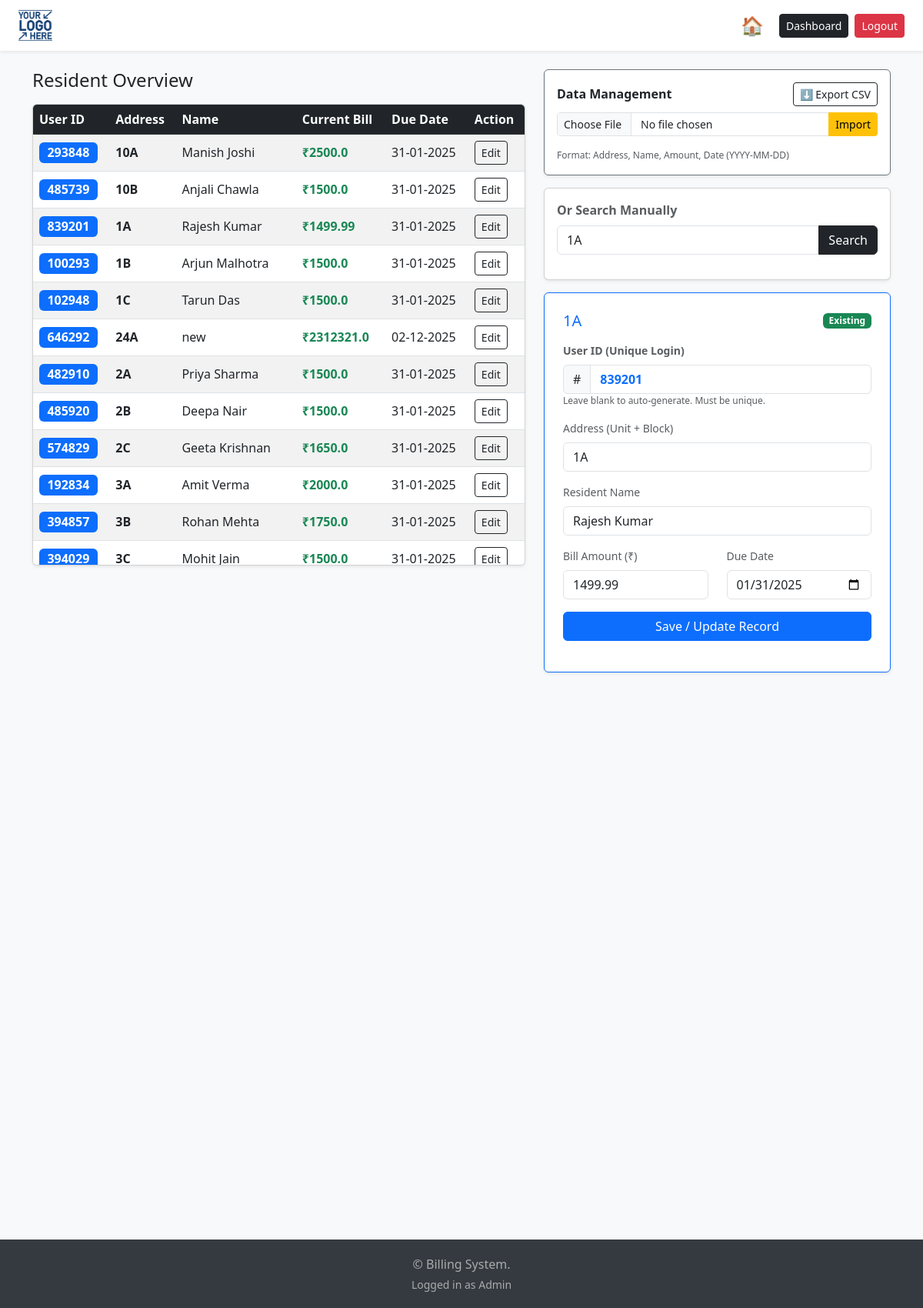
Screenshot of /dashboard?select_address=1A (signed in) with the database file from the repository.
### tables this page shows
CREATE TABLE bills (
            bill_id INTEGER PRIMARY KEY AUTOINCREMENT,
            address TEXT UNIQUE, 
            amount REAL,
            due_date TEXT,
            FOREIGN KEY(address) REFERENCES residents(address)
        );

CREATE TABLE residents (
            address TEXT PRIMARY KEY,
            name TEXT NOT NULL,
            uid TEXT UNIQUE NOT NULL
        );

### app.py (the view)
@app.route('/dashboard', methods=['GET', 'POST'])
@login_required
def dashboard():
    conn = get_db_connection()
    all_residents = conn.execute('''
        SELECT r.address, r.name, r.uid, b.amount, b.due_date
        FROM residents r
        LEFT JOIN bills b ON r.address = b.address
        ORDER BY r.address ASC
    ''').fetchall()
    resident = None
    current_bill = None
    search_term = ""
    if request.method == 'POST':
        search_term = request.form.get('address', '').strip().upper()
    elif request.args.get('select_address'):
        search_term = request.args.get('select_address').strip().upper()
    if search_term:
        resident = conn.execute('SELECT * FROM residents WHERE address = ?', (search_term,)).fetchone()
        current_bill = conn.execute('SELECT * FROM bills WHERE address = ?', (search_term,)).fetchone()
        if not resident and request.method == 'POST':
            flash(f'Address "{search_term}" not found. You can add it below.', 'info')
    conn.close()
    return render_template('dashboard.html',
                         all_residents=all_residents, # New data for the table
                         resident=resident,
                         bill=current_bill,
                         search_term=search_term)

### app.py (called while the page is built)
@login_manager.user_loader
def load_user(user_id):
    conn = sqlite3.connect(DB_NAME)
    c = conn.cursor()
    c.execute("SELECT * FROM admins WHERE id=?", (user_id,))
    res = c.fetchone()
    conn.close()
    if res:
        return User(id=res[0], username=res[1])
    return None

def get_db_connection():
    conn = sqlite3.connect(DB_NAME)
    conn.row_factory = sqlite3.Row
    return conn

@app.template_filter('indian_date')
def indian_date_filter(value):
    if not value:
        return '-'
    try:
        return datetime.strptime(value, '%Y-%m-%d').strftime('%d-%m-%Y')
    except ValueError:
        return value

### templates/dashboard.html (shortened to what this page needs)
{% extends "base.html" %}
{% block content %}
<div class="row">
    <div class="col-md-7">
        <h4 class="mb-3">Resident Overview</h4>
        <div class="card p-0 shadow-sm" style="max-height: 600px; overflow-y: auto;">
            <table class="table table-hover table-striped mb-0">
                <thead class="table-dark sticky-top">
                    <tr>
                        <th>User ID</th>
                        <th>Address</th>
                        <th>Name</th>
                        <th>Current Bill</th>
                        <th>Due Date</th>
                        <th>Action</th>
                    </tr>
                </thead>
                <tbody>
                    {% for row in all_residents %}
                    <tr class="align-middle">
                        <td>
                            {% if row['uid'] %}
                                <span class="badge bg-primary fs-6">{{ row['uid'] }}</span>
                            {% else %}
                                <span class="badge bg-danger">Missing</span>
                            {% endif %}
                        </td>
                        <td class="fw-bold">{{ row['address'] }}</td>
                        <td>{{ row['name'] }}</td>
                        <td>
                            {% if row['amount'] %}
                                <span class="text-success fw-bold">₹{{ row['amount'] }}</span>
                            {% else %}
                                <span class="badge bg-secondary">No Bill</span>
                            {% endif %}
                        </td>
                        <td>{{ row['due_date'] | indian_date }}</td>
                        <td>
                            <a href="{{ url_for('dashboard', select_address=row['address']) }}"
                            class="btn btn-sm btn-outline-dark">Edit</a>
                        </td>
                    </tr>
                    {% else %}
                    <tr>
                        <td colspan="6" class="text-center py-4 text-muted">No residents found.</td>
                    </tr>
                    {% endfor %}
                </tbody>
            </table>
        </div>
    </div>
   <div class="col-md-5">
        <div class="sticky-top" style="top: 20px; z-index: 1;">
            <div class="card p-3 mb-3 shadow-sm border-secondary">
                <div class="d-flex justify-content-between align-items-center mb-2">
                    <h6 class="fw-bold m-0">Data Management</h6>
                    <a href="{{ url_for('export_csv') }}" class="btn btn-sm btn-outline-dark">
                        ⬇ Export CSV
                    </a>
                </div>
                <form action="{{ url_for('import_csv') }}" method="POST" enctype="multipart/form-data">
                    <div class="input-group input-group-sm">
                        <input type="file" name="file" class="form-control" accept=".csv" required>
                        <button type="submit" class="btn btn-warning">Import</button>
                    </div>
                </form>
                <small class="text-muted" style="font-size: 0.75rem;">
                    Format: Address, Name, Amount, Date (YYYY-MM-DD)
                </small>
            </div>
            <div class="card p-3 mb-3 shadow-sm">
                <form method="POST">
                    <label class="form-label fw-bold text-muted">Or Search Manually</label>
                    <div class="input-group">
                        <input type="text" name="address" class="form-control"
                               placeholder="ADDRESS..."
                               value="{{ search_term }}">
                        <button type="submit" class="btn btn-dark">Search</button>
                    </div>
                </form>
            </div>
            {% if search_term %}
            <div class="card p-4 shadow-sm border-primary">
                <div class="d-flex justify-content-between align-items-center mb-3">
                    <h5 class="card-title m-0 text-primary">{{ search_term }}</h5>
                    {% if resident %}
                        <span class="badge bg-success">Existing</span>
                    {% else %}
                        <span class="badge bg-warning text-dark">New Resident</span>
                    {% endif %}
                </div>
                <form action="{{ url_for('save_bill') }}" method="POST">
                    <div class="mb-3">
                        <label class="form-label small text-muted fw-bold">User ID (Unique Login)</label>
                        <div class="input-group">
                            <span class="input-group-text bg-light">#</span>
                            <input type="text" name="uid" class="form-control fw-bold text-primary"
                                value="{{ resident['uid'] if resident else '' }}"
                                placeholder="Auto-generated if empty">
                        </div>
                        <small class="text-muted" style="font-size: 0.75rem;">
                            Leave blank to auto-generate. Must be unique.
                        </small>
                    </div>
                    <div class="mb-3">
                        <label class="form-label small text-muted">Address (Unit + Block)</label>
                        <input type="text" name="address" class="form-control"
                            value="{{ search_term }}" required>
                    </div>
                    <div class="mb-3">
                        <label class="form-label small text-muted">Resident Name</label>
                        <input type="text" name="name" class="form-control"
                            value="{{ resident['name'] if resident else '' }}" required>
                    </div>
                    <div class="row">
                        <div class="col-6 mb-3">
                            <label class="form-label small text-muted">Bill Amount (₹)</label>
                            <input type="number" step="0.01" name="amount" class="form-control"
                                value="{{ bill['amount'] if bill else '' }}" required>
                        </div>
                        <div class="col-6 mb-3">
                            <label class="form-label small text-muted">Due Date</label>
                            <input type="date" name="due_date" class="form-control"
                                value="{{ bill['due_date'] if bill else '' }}" required>
                        </div>
                    </div>
                    <button type="submit" class="btn btn-primary w-100">
                        Save / Update Record
                    </button>
                </form>
            </div>
            {% endif %}
        </div>
    </div>
</div>
{% endblock %}

### templates/base.html (style rules this page uses)
body { background-color: #f8f9fa; min-height: 100vh; display: flex; flex-direction: column; }

### rows the page displays
bills: uid "293848", address "10A", name "Manish Joshi", amount "2500.0", due_date|indian_date "31-01-2025"
bills: uid "485739", address "10B", name "Anjali Chawla", amount "1500.0", due_date|indian_date "31-01-2025"
bills: uid "839201", address "1A", name "Rajesh Kumar", amount "1499.99", due_date|indian_date "31-01-2025", due_date "01/31/2025"
bills: uid "100293", address "1B", name "Arjun Malhotra", amount "1500.0", due_date|indian_date "31-01-2025"
bills: uid "102948", address "1C", name "Tarun Das", amount "1500.0", due_date|indian_date "31-01-2025"
bills: uid "646292", address "24A", name "new", amount "2312321.0", due_date|indian_date "02-12-2025"
bills: uid "482910", address "2A", name "Priya Sharma", amount "1500.0", due_date|indian_date "31-01-2025"
bills: uid "485920", address "2B", name "Deepa Nair", amount "1500.0", due_date|indian_date "31-01-2025"
bills: uid "574829", address "2C", name "Geeta Krishnan", amount "1650.0", due_date|indian_date "31-01-2025"
bills: uid "192834", address "3A", name "Amit Verma", amount "2000.0", due_date|indian_date "31-01-2025"
bills: uid "394857", address "3B", name "Rohan Mehta", amount "1750.0", due_date|indian_date "31-01-2025"
bills: uid "394029", address "3C", name "Mohit Jain", amount "1500.0", due_date|indian_date "31-01-2025"
residents: uid "839201", name "Rajesh Kumar"

### other values shown
{{ search_term }} "1A"
